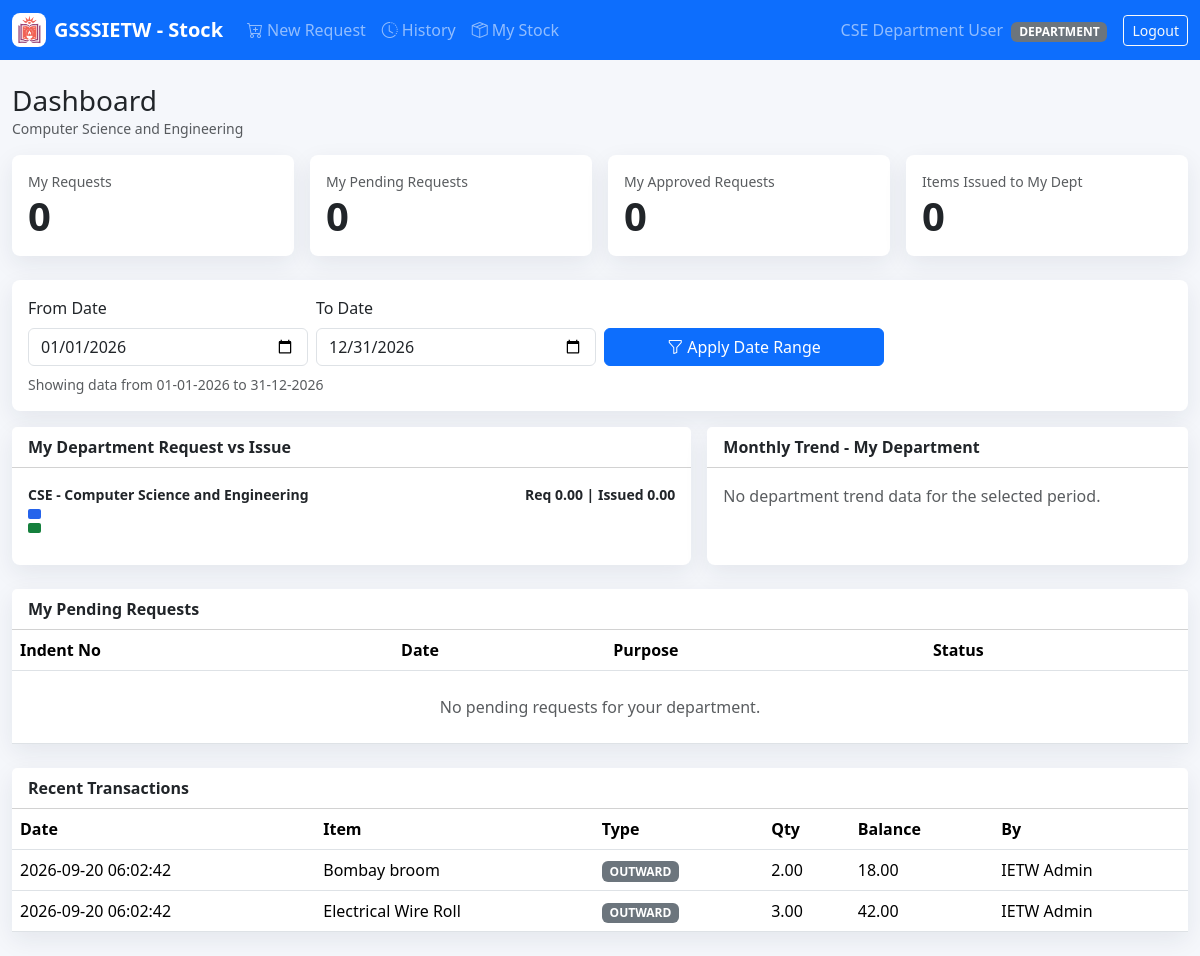
Page /dashboard.php (signed in) on the committed database.
### tables this page shows
CREATE TABLE `departments` (
  `id` int NOT NULL AUTO_INCREMENT,
  `name` varchar(120) NOT NULL,
  `code` varchar(20) NOT NULL,
  `created_at` timestamp NULL DEFAULT CURRENT_TIMESTAMP,
  PRIMARY KEY (`id`),
  UNIQUE KEY `name` (`name`),
  UNIQUE KEY `code` (`code`)
);

CREATE TABLE `stock_transactions` (
  `id` int NOT NULL AUTO_INCREMENT,
  `transaction_no` varchar(80) NOT NULL,
  `item_id` int NOT NULL,
  `request_item_id` int DEFAULT NULL,
  `type` enum('INWARD','OUTWARD','RETURN','ADJUSTMENT') NOT NULL,
  `quantity` decimal(12,2) NOT NULL,
  `previous_quantity` decimal(12,2) NOT NULL,
  `new_quantity` decimal(12,2) NOT NULL,
  `remarks` text,
  `created_by` int DEFAULT NULL,
  `created_at` timestamp NULL DEFAULT CURRENT_TIMESTAMP,
  PRIMARY KEY (`id`),
  UNIQUE KEY `transaction_no` (`transaction_no`),
  KEY `idx_txn_item` (`item_id`),
  KEY `idx_txn_type_date` (`type`,`created_at`),
  KEY `created_by` (`created_by`),
  KEY `request_item_id` (`request_item_id`),
  CONSTRAINT `stock_transactions_ibfk_1` FOREIGN KEY (`item_id`) REFERENCES `items` (`id`),
  CONSTRAINT `stock_transactions_ibfk_2` FOREIGN KEY (`created_by`) REFERENCES `users` (`id`),
  CONSTRAINT `stock_transactions_ibfk_3` FOREIGN KEY (`request_item_id`) REFERENCES `request_items` (`id`)
);

CREATE TABLE `items` (
  `id` int NOT NULL AUTO_INCREMENT,
  `item_code` varchar(60) NOT NULL,
  `item_name` varchar(180) NOT NULL,
  `category_id` int NOT NULL,
  `quantity` decimal(12,2) NOT NULL DEFAULT '0.00',
  `unit` varchar(40) NOT NULL DEFAULT 'Nos',
  `unit_price` decimal(12,2) NOT NULL DEFAULT '0.00',
  `minimum_stock` decimal(12,2) NOT NULL DEFAULT '0.00',
  `storage_location` varchar(160) DEFAULT NULL,
  `description` text,
  `status` enum('ACTIVE','INACTIVE') NOT NULL DEFAULT 'ACTIVE',
  `archive_reason` text,
  `archived_by` int DEFAULT NULL,
  `archived_at` datetime DEFAULT NULL,
  `deletion_approval_status` enum('NOT_REQUESTED','PENDING_GSSSR','APPROVED_BY_GSSSR','REJECTED_BY_GSSSR') NOT NULL DEFAULT 'NOT_REQUESTED',
  `invoice_path` varchar(255) DEFAULT NULL,
  `created_by` int DEFAULT NULL,
  `created_at` timestamp NULL DEFAULT CURRENT_TIMESTAMP,
  `updated_at` timestamp NULL DEFAULT NULL ON UPDATE CURRENT_TIMESTAMP,
  `deleted_at` timestamp NULL DEFAULT NULL,
  PRIMARY KEY (`id`),
  UNIQUE KEY `item_code` (`item_code`),
  KEY `idx_items_category` (`category_id`),
  KEY `idx_items_low_stock` (`quantity`,`minimum_stock`),
  KEY `created_by` (`created_by`),
  KEY `archived_by` (`archived_by`),
  CONSTRAINT `items_ibfk_1` FOREIGN KEY (`category_id`) REFERENCES `categories` (`id`),
  CONSTRAINT `items_ibfk_2` FOREIGN KEY (`created_by`) REFERENCES `users` (`id`),
  CONSTRAINT `items_ibfk_3` FOREIGN KEY (`archived_by`) REFERENCES `users` (`id`)
);

CREATE TABLE `users` (
  `id` int NOT NULL AUTO_INCREMENT,
  `department_id` int DEFAULT NULL,
  `name` varchar(120) NOT NULL,
  `email` varchar(160) NOT NULL,
  `password_hash` varchar(255) NOT NULL,
  `role` enum('GSSSR','IETW','DEPARTMENT') NOT NULL,
  `status` enum('ACTIVE','INACTIVE') NOT NULL DEFAULT 'ACTIVE',
  `created_at` timestamp NULL DEFAULT CURRENT_TIMESTAMP,
  `updated_at` timestamp NULL DEFAULT NULL ON UPDATE CURRENT_TIMESTAMP,
  PRIMARY KEY (`id`),
  UNIQUE KEY `email` (`email`),
  KEY `department_id` (`department_id`),
  CONSTRAINT `users_ibfk_1` FOREIGN KEY (`department_id`) REFERENCES `departments` (`id`)
);

### includes/auth.php (called while the page is built, shortened)
<?php
require_once __DIR__ . '/functions.php';
function current_user(): ?array
{
    return $_SESSION['user'] ?? null;
}

### includes/db.php (called while the page is built, shortened)
<?php
final class Database
{
    private static ?PDO $pdo = null;
    public static function conn(): PDO
    {
        if (self::$pdo === null) {
            $dsn = 'mysql:host=' . DB_HOST . ';dbname=' . DB_NAME . ';charset=utf8mb4';
            self::$pdo = new PDO($dsn, DB_USER, DB_PASS, [
                PDO::ATTR_ERRMODE => PDO::ERRMODE_EXCEPTION,
                PDO::ATTR_DEFAULT_FETCH_MODE => PDO::FETCH_ASSOC,
                PDO::ATTR_EMULATE_PREPARES => false,
            ]);
        }
        return self::$pdo;
    }
}

### includes/functions.php (called while the page is built, shortened)
<?php
require_once __DIR__ . '/db.php';
function e(?string $value): string
{
    return htmlspecialchars((string)$value, ENT_QUOTES, 'UTF-8');
}
function rows(string $sql, array $params = []): array
{
    $stmt = Database::conn()->prepare($sql);
    $stmt->execute($params);
    return $stmt->fetchAll();
}

### dashboard.php (the view, shortened to what this page needs)
<?php
require_once __DIR__ . '/includes/layout.php';
$pdo    = Database::conn();
$role   = current_user()['role'];
$deptId = (int)(current_user()['department_id'] ?? 0);
$from = trim($_GET['from'] ?? '');
$to   = trim($_GET['to'] ?? '');
if ($from === '' || $to === '') {
    $currentYear = date('Y');
    $from = $currentYear . '-01-01';
    $to   = $currentYear . '-12-31';
}
$selectedDept = (int)($_GET['department_id'] ?? 0);
$effectiveDeptId = in_array($role, ['GSSSR', 'IETW'], true) ? $selectedDept : $deptId;
$recent = rows(
    'SELECT st.*, i.item_name, u.name
     FROM stock_transactions st
     JOIN items i ON i.id=st.item_id
     LEFT JOIN users u ON u.id=st.created_by
     ORDER BY st.id DESC LIMIT 8'
);
$departments = rows('SELECT id, code, name FROM departments WHERE code <> "ADMIN" ORDER BY code');
$cards = [];
if ($role === 'DEPARTMENT') {
    $stmt = $pdo->prepare('SELECT COUNT(*) FROM requests WHERE department_id = ?');
    $stmt->execute([$deptId]);
    $myRequests = (int)$stmt->fetchColumn();
    $stmt = $pdo->prepare("SELECT COUNT(*) FROM requests WHERE department_id = ? AND status IN ('PENDING_IETW','CONSOLIDATED_BY_IETW')");
    $stmt->execute([$deptId]);
    $myPending = (int)$stmt->fetchColumn();
    $stmt = $pdo->prepare("SELECT COUNT(*) FROM requests WHERE department_id = ? AND status IN ('APPROVED_BY_GSSSR','PARTIALLY_APPROVED_BY_GSSSR','ISSUED','PARTIALLY_ISSUED')");
    $stmt->execute([$deptId]);
    $myApproved = (int)$stmt->fetchColumn();
    $stmt = $pdo->prepare('SELECT COALESCE(SUM(ri.issued_quantity),0) FROM request_items ri JOIN requests r ON r.id=ri.request_id WHERE r.department_id = ?');
    $stmt->execute([$deptId]);
    $issuedItems = round((float)$stmt->fetchColumn());
    $cards = [
        'My Requests'         => $myRequests,
        'My Pending Requests' => $myPending,
        'My Approved Requests'=> $myApproved,
        'Items Issued to My Dept' => $issuedItems,
    ];
}
$deptUsage = [];
$trendRows = [];
if (in_array($role, ['GSSSR', 'IETW'], true)) {
    $deptParams = [$from, $to];
    $deptWhere = '';
    if ($effectiveDeptId > 0) {
        $deptWhere = ' AND d.id = ?';
        $deptParams[] = $effectiveDeptId;
    }
    $deptUsage = rows(
        "SELECT d.code, d.name,
                COALESCE(SUM(ri.requested_quantity),0) requested_qty,
                COALESCE(SUM(ri.issued_quantity),0) issued_qty
         FROM departments d
         LEFT JOIN requests r ON r.department_id = d.id AND DATE(r.created_at) BETWEEN ? AND ?
         LEFT JOIN request_items ri ON ri.request_id = r.id
         WHERE d.code <> 'ADMIN' $deptWhere
         GROUP BY d.id, d.code, d.name
         ORDER BY requested_qty DESC, issued_qty DESC, d.code",
        $deptParams
    );
    $trendParams = [$from, $to];
    if ($effectiveDeptId > 0) {
        $trendWhere = ' AND r.department_id = ?';
        $trendParams[] = $effectiveDeptId;
    } else {
        $trendWhere = '';
    }
    $trendRows = rows(
        "SELECT DATE_FORMAT(r.created_at, '%Y-%m') bucket,
                COALESCE(SUM(ri.requested_quantity),0) requested_qty,
                COALESCE(SUM(ri.issued_quantity),0) issued_qty
         FROM requests r
         JOIN request_items ri ON ri.request_id = r.id
         WHERE DATE(r.created_at) BETWEEN ? AND ? $trendWhere
         GROUP BY bucket
         ORDER BY bucket",
        $trendParams
    );
} else {
    $trendRows = rows(
        "SELECT DATE_FORMAT(r.created_at, '%Y-%m') bucket,
                COALESCE(SUM(ri.requested_quantity),0) requested_qty,
                COALESCE(SUM(ri.issued_quantity),0) issued_qty
         FROM requests r
         JOIN request_items ri ON ri.request_id = r.id
         WHERE r.department_id = ? AND DATE(r.created_at) BETWEEN ? AND ?
         GROUP BY bucket
         ORDER BY bucket",
        [$deptId, $from, $to]
    );
    $deptUsage = rows(
        "SELECT d.code, d.name,
                COALESCE(SUM(ri.requested_quantity),0) requested_qty,
                COALESCE(SUM(ri.issued_quantity),0) issued_qty
         FROM departments d
         LEFT JOIN requests r ON r.department_id = d.id
         LEFT JOIN request_items ri ON ri.request_id = r.id
         WHERE d.id = ?
         GROUP BY d.id, d.code, d.name",
        [$deptId]
    );
}
$maxDept = 1;
foreach ($deptUsage as $row) {
    $maxDept = max($maxDept, (float)$row['requested_qty'], (float)$row['issued_qty']);
}
$maxTrend = 1;
$myPendingRequests = [];
if ($role === 'DEPARTMENT') {
    $myPendingRequests = rows(
        "SELECT request_no, purpose, status, created_at
         FROM requests
         WHERE department_id = ? AND status IN ('PENDING_IETW','CONSOLIDATED_BY_IETW')
         ORDER BY created_at DESC LIMIT 8",
        [$deptId]
    );
}
$periodLabel = date('d-m-Y', strtotime($from)) . ' to ' . date('d-m-Y', strtotime($to));
?>
<div class="d-flex justify-content-between align-items-center mb-3">
  <div>
    <h1 class="h3 mb-0">Dashboard</h1>
    <div class="text-muted small"><?= e(current_user()['department_name'] ?: $role) ?></div>
  </div>
</div>
<div class="row g-3 mb-4">
  <?php foreach ($cards as $label => $value): ?>
  <div class="col-6 col-xl-3">
    <div class="card metric-card"><div class="card-body">
      <div class="text-muted small"><?= e($label) ?></div>
      <div class="display-6 fw-semibold"><?= e((string)$value) ?></div>
    </div></div>
  </div>
  <?php endforeach; ?>
</div>
<div class="card metric-card mb-3">
  <div class="card-body">
    <form class="row g-2 align-items-end" method="GET">
      <div class="col-md-3">
        <label class="form-label">From Date</label>
        <input type="date" name="from" class="form-control" value="<?= e($from) ?>" required>
      </div>
      <div class="col-md-3">
        <label class="form-label">To Date</label>
        <input type="date" name="to" class="form-control" value="<?= e($to) ?>" required>
      </div>
      <div class="col-md-3 d-grid">
        <button class="btn btn-primary"><i class="bi bi-funnel me-1"></i>Apply Date Range</button>
      </div>
    </form>
    <div class="small text-muted mt-2">Showing data from <?= e($periodLabel) ?></div>
  </div>
</div>
<?php if (in_array($role, ['GSSSR', 'IETW'], true)): ?>
<div class="row g-3 mb-4">
  <div class="col-xl-7">
    <div class="card metric-card h-100">
      <div class="card-header bg-white fw-semibold">Department Request vs Issue - <?= e($periodLabel) ?></div>
      <div class="card-body">
        <?php foreach ($deptUsage as $d): ?>
        <div class="mb-3">
          <div class="d-flex justify-content-between small fw-semibold">
            <span><?= e($d['code']) ?> - <?= e($d['name']) ?></span>
            <span>Req <?= e($d['requested_qty']) ?> | Issued <?= e($d['issued_qty']) ?></span>
          </div>
          <div class="usage-track mt-1">
            <div class="usage-bar requested" style="width:<?= max(2, ((float)$d['requested_qty'] / $maxDept) * 100) ?>%"></div>
            <div class="usage-bar issued" style="width:<?= max(2, ((float)$d['issued_qty'] / $maxDept) * 100) ?>%"></div>
          </div>
        </div>
        <?php endforeach; ?>
        <?php if (!$deptUsage): ?><div class="text-muted">No department data available for the selected period.</div><?php endif; ?>
      </div>
    </div>
  </div>
  <div class="col-xl-5">
    <div class="card metric-card h-100">
      <div class="card-header bg-white fw-semibold">Monthly Trend<?= $effectiveDeptId > 0 ? ' - Selected Department' : '' ?></div>
      <div class="card-body">
        <?php foreach ($trendRows as $row): ?>
        <div class="year-row">
          <div class="year-label"><?= e((string)$row['bucket']) ?></div>
          <div class="year-bars">
            <div class="usage-bar requested" style="width:<?= max(2, ((float)$row['requested_qty'] / $maxTrend) * 100) ?>%"></div>
            <div class="usage-bar issued" style="width:<?= max(2, ((float)$row['issued_qty'] / $maxTrend) * 100) ?>%"></div>
          </div>
          <div class="year-value"><?= e($row['issued_qty']) ?> issued</div>
        </div>
        <?php endforeach; ?>
        <?php if (!$trendRows): ?><div class="text-muted">No request history for the selected period.</div><?php endif; ?>
      </div>
    </div>
  </div>
</div>
<?php else: ?>
<div class="row g-3 mb-4">
  <div class="col-xl-7">
    <div class="card metric-card h-100">
      <div class="card-header bg-white fw-semibold">My Department Request vs Issue</div>
      <div class="card-body">
        <?php foreach ($deptUsage as $d): ?>
        <div class="mb-3">
          <div class="d-flex justify-content-between small fw-semibold">
            <span><?= e($d['code']) ?> - <?= e($d['name']) ?></span>
            <span>Req <?= e($d['requested_qty']) ?> | Issued <?= e($d['issued_qty']) ?></span>
          </div>
          <div class="usage-track mt-1">
            <div class="usage-bar requested" style="width:<?= max(2, ((float)$d['requested_qty'] / $maxDept) * 100) ?>%"></div>
            <div class="usage-bar issued" style="width:<?= max(2, ((float)$d['issued_qty'] / $maxDept) * 100) ?>%"></div>
          </div>
        </div>
        <?php endforeach; ?>
      </div>
    </div>
  </div>
  <div class="col-xl-5">
    <div class="card metric-card h-100">
      <div class="card-header bg-white fw-semibold">Monthly Trend - My Department</div>
      <div class="card-body">
        <?php if (!$trendRows): ?><div class="text-muted">No department trend data for the selected period.</div><?php endif; ?>
      </div>
    </div>
  </div>
</div>
<div class="card metric-card mb-4">
  <div class="card-header bg-white fw-semibold">My Pending Requests</div>
  <div class="table-responsive">
    <table class="table table-hover align-middle mb-0">
      <thead><tr><th>Indent No</th><th>Date</th><th>Purpose</th><th>Status</th></tr></thead>
      <tbody>
        <?php if (!$myPendingRequests): ?>
        <tr><td colspan="4" class="text-muted text-center py-4">No pending requests for your department.<?php endif; ?>
      </tbody>
    </table>
  </div>
</div>
<?php endif; ?>
<div class="card metric-card">
  <div class="card-header bg-white fw-semibold">Recent Transactions</div>
  <div class="table-responsive">
    <table class="table table-hover align-middle mb-0">
      <thead><tr><th>Date</th><th>Item</th><th>Type</th><th>Qty</th><th>Balance</th><th>By</th></tr></thead>
      <tbody>
      <?php foreach ($recent as $r): ?>
      <tr>
        <td><?= e($r['created_at']) ?></td>
        <td><?= e($r['item_name']) ?></td>
        <td><span class="badge text-bg-secondary"><?= e($r['type']) ?></span></td>
        <td><?= e($r['quantity']) ?></td>
        <td><?= e($r['new_quantity']) ?></td>
        <td><?= e($r['name']) ?></td>
      </tr>
      <?php endforeach; ?>
      </tbody>
    </table>
  </div>
</div>

### rows in the picture
departments: name "Computer Science and Engineering", code "CSE", requested_qty "0.00", issued_qty "0.00", max(2, ((float)$d['requested_qty'] / $maxDept) * 100) 2 (drawn), max(2, ((float)$d['issued_qty'] / $maxDept) * 100) 2 (drawn)
stock_transactions: created_at "2026-09-20 06:02:42", item.item_name "Bombay broom", type "OUTWARD", quantity "2.00", new_quantity "18.00", created_by.name "IETW Admin"
stock_transactions: created_at "2026-09-20 06:02:42", item.item_name "Electrical Wire Roll", type "OUTWARD", quantity "3.00", new_quantity "42.00", created_by.name "IETW Admin"

### other values in the picture
APP_SHORT_NAME "GSSSIETW - Stock"
$l[1] "New Request"
$l[1] "History"
$l[1] "My Stock"
$u['name'] "CSE Department User"
$role "DEPARTMENT"
$label "My Requests"
$value "0"
$label "My Pending Requests"
$label "My Approved Requests"
$label "Items Issued to My Dept"
$periodLabel "01-01-2026 to 31-12-2026"
